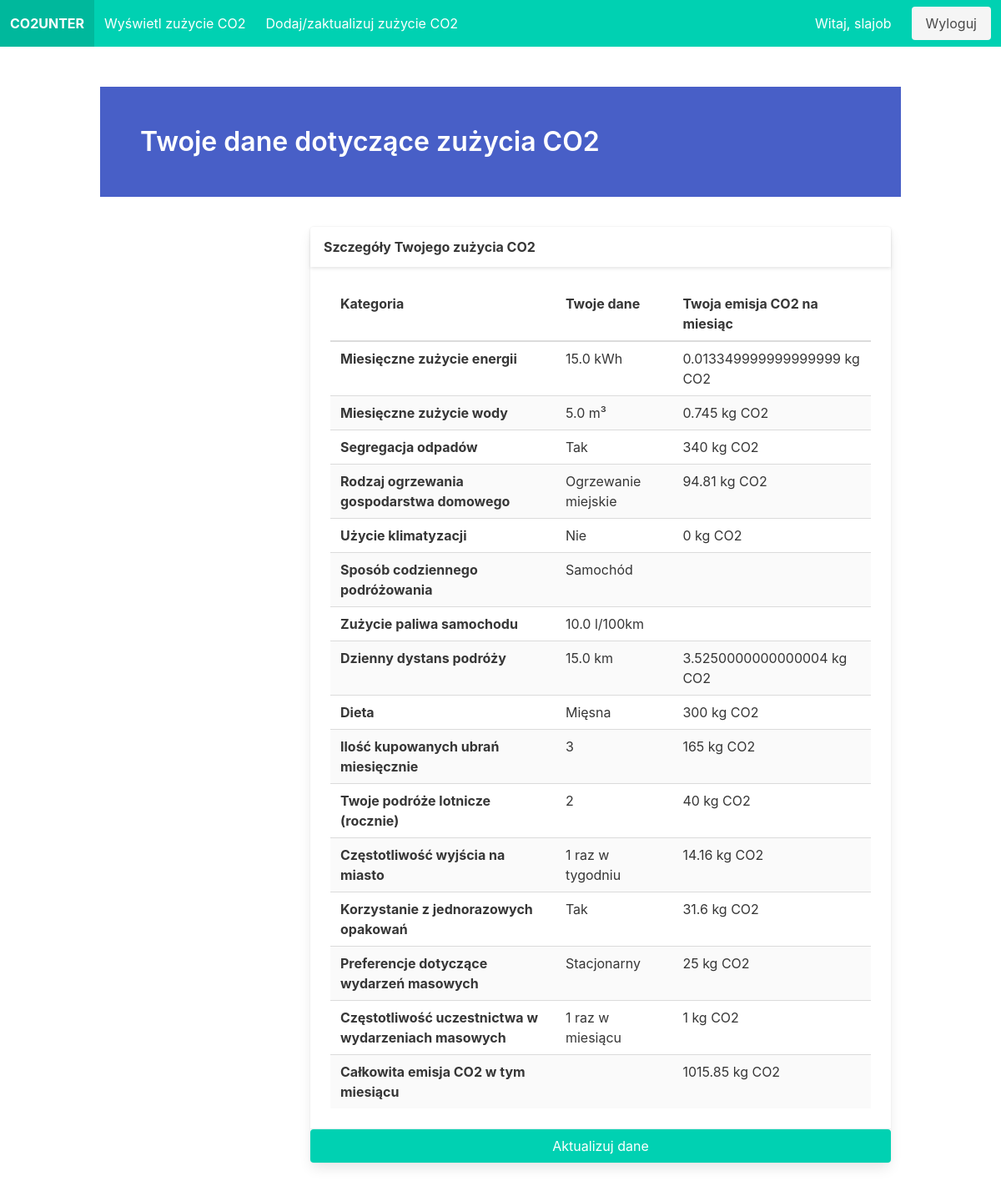
Screenshot of /view_co2_consumption/ (signed in) with the database file from the repository.
### counter/models.py (models this page shows, shortened)
class CO2Consumption(models.Model):
    HEATING_CHOICES = [
        ('coal', 'Piec na węgiel'),
        ('gas', 'Piec gazowy'),
        ('oil', 'Piec olejowy'),
        ('district', 'Ogrzewanie miejskie'),
    ]
    TRAVEL_CHOICES = [
        ('bus', 'Autobus'),
        ('car', 'Samochód'),
        ('tram', 'Tramwaj'),
        ('walk', 'Pieszo'),
        ('bike', 'Rower'),
    ]
    DIET_CHOICES = [
        ('vegetarian', 'Wegetariańska'),
        ('vegan', 'Wegańska'),
        ('meat', 'Mięsna'),
        ('mediterranean', 'Śródziemnomorska'),
    ]
    FREQUENCY_CHOICES = [
        ('1_per_week', '1 raz w tygodniu'),
        ('2_per_week', '2 razy w tygodniu'),
        ('1_per_2_weeks', '1 raz na dwa tygodnie'),
        ('1_per_month', '1 raz w miesiącu'),
        ('less_often', 'Rzadziej'),
    ]
    EVENT_PREFERENCE_CHOICES = [
        ('outdoor', 'Na świeżym powietrzu'),
        ('stationary', 'Stacjonarny'),
    ]
    user = models.OneToOneField(User, on_delete=models.CASCADE)
    energy_consumption = models.FloatField(
        help_text="Zużycie energii na miesiąc (kWh)",
        verbose_name="Zużycie energii"
    )
    water_consumption = models.FloatField(
        help_text="Zużycie wody na miesiąc (m³)",
        verbose_name="Zużycie wody"
    )
    waste_segregation = models.BooleanField(
        help_text="Czy segregujesz odpady?",
        verbose_name="Segregacja odpadów"
    )
    heating_method = models.CharField(
        max_length=10,
        choices=HEATING_CHOICES,
        verbose_name="Metoda ogrzewania"
    )
    air_conditioning = models.BooleanField(
        help_text="Czy używasz klimatyzacji?",
        verbose_name="Klimatyzacja"
    )
    car_fuel_consumption = models.FloatField(
        help_text="Zużycie paliwa na 100km (L)",
        verbose_name="Zużycie paliwa"
    )
    everyday_travel = models.CharField(
        max_length=10,
        choices=TRAVEL_CHOICES,
        verbose_name="Codzienna podróż"
    )
    daily_travel_distance = models.FloatField(
        help_text="Codzienna odległość podróży (km)",
        verbose_name="Dzienna odległość podróży"
    )
    diet = models.CharField(
        max_length=15,
        choices=DIET_CHOICES,
        verbose_name="Dieta"
    )
    clothes_factor = models.IntegerField(
        verbose_name="Ilość kupowanych ubrań na miesiąc"
    )
    air_travel_frequency = models.IntegerField(
        help_text="Ile razy w roku podróżujesz samolotem?",
        verbose_name="Częstotliwość podróży lotniczych (rocznie)"
    )
    going_out_frequency = models.CharField(
        max_length=15,
        choices=FREQUENCY_CHOICES,
        help_text="Jak często wychodzisz na miasto? (posiłek i 1/2 piwa)",
        verbose_name="Częstotliwość wyjścia na miasto"
    )
    disposable_packaging = models.BooleanField(
        help_text="Czy używasz jednorazowych opakowań?",
        verbose_name="Opakowania jednorazowe"
    )
    mass_event_preference = models.CharField(
        max_length=10,
        choices=EVENT_PREFERENCE_CHOICES,
        help_text="Czy preferujesz masowe wydarzenia na świeżym powietrzu czy stacjonarne?",
        verbose_name="Preferencje wydarzeń masowych"
    )
    mass_event_frequency = models.CharField(
        max_length=15,
        choices=FREQUENCY_CHOICES,
        help_text="Jak często chodzisz na masowe wydarzenia?",
        verbose_name="Częstotliwość uczestnictwa w wydarzeniach masowych"
    )
    created_at = models.DateTimeField(auto_now_add=True)
    updated_at = models.DateTimeField(auto_now=True)

### counter/views.py (the view)
# urls.py: path('view_co2_consumption/', views.view_co2_consumption, name='view_co2_consumption'),
@csrf_exempt
@login_required
def view_co2_consumption(request):
    try:
        consumption = CO2Consumption.objects.get(user=request.user)
        energy_co2 = energy_consumption(consumption.energy_consumption)
        water_co2 = water_consumption(consumption.water_consumption)
        waste_co2 = waste_consumption(consumption.waste_segregation)
        heating_co2 = house_heat_consumption(consumption.heating_method)
        air_conditioning_co2 = air_conditioning_consumption(consumption.air_conditioning)
        private_transport_co2 = (
                                            consumption.daily_travel_distance / 100 * consumption.car_fuel_consumption) * private_transport_consumption() if consumption.everyday_travel == 'car' else 0
        everyday_travel_co2 = every_day_transport_consumption(
            consumption.everyday_travel) * consumption.daily_travel_distance if consumption.everyday_travel != 'car' else 0
        diet_co2 = diet_consumption(consumption.diet)
        fashion_co2 = fashion_consumption(consumption.clothes_factor) * consumption.clothes_factor
        plane_travel_co2 = plane_travel_consumption(consumption.air_travel_frequency)
        go_out_co2 = go_out_consumption(consumption.going_out_frequency)
        disposable_packing_co2 = disposable_packing(consumption.disposable_packaging)
        mass_event_co2 = mass_events_consumption(consumption.mass_event_preference)
        mass_event_freq_co2 = mass_events_freq_consumption(consumption.mass_event_frequency)
        total_co2 = (energy_co2 + water_co2 + waste_co2 + heating_co2 + air_conditioning_co2 +
                     private_transport_co2 + everyday_travel_co2 + diet_co2 + fashion_co2 +
                     plane_travel_co2 + go_out_co2 + disposable_packing_co2 + mass_event_co2 +
                     mass_event_freq_co2)
    except CO2Consumption.DoesNotExist:
        consumption = None
        energy_co2 = water_co2 = waste_co2 = heating_co2 = air_conditioning_co2 = None
        private_transport_co2 = everyday_travel_co2 = diet_co2 = fashion_co2 = plane_travel_co2 = None
        go_out_co2 = disposable_packing_co2 = mass_event_co2 = mass_event_freq_co2 = None
        total_co2 = 0
    return render(request, 'counter/view_co2_consumption.html', {
        'consumption': consumption,
        'energy_co2': energy_co2,
        'water_co2': water_co2,
        'waste_co2': waste_co2,
        'heating_co2': heating_co2,
        'air_conditioning_co2': air_conditioning_co2,
        'private_transport_co2': private_transport_co2,
        'everyday_travel_co2': everyday_travel_co2,
        'diet_co2': diet_co2,
        'fashion_co2': fashion_co2,
        'plane_travel_co2': plane_travel_co2,
        'go_out_co2': go_out_co2,
        'disposable_packing_co2': disposable_packing_co2,
        'mass_event_co2': mass_event_co2,
        'mass_event_freq_co2': mass_event_freq_co2,
        'total_co2': np.round(total_co2, 2)
    })

### user_comsumption.py (called while the page is built)
def load_config(json_file="./green_data/consumption_constans.json"):
    with open(json_file, 'r') as file:
        config = json.load(file)
    return config

def energy_consumption(amount: float):
    return amount * load_config()['energy_factor']

def water_consumption(amount: float):
    return amount * load_config()['water_factor']

def waste_consumption(segregation: bool):
    if segregation:
        waste_co2_amount = load_config()['waste_co2']['segregation']
    else:
        waste_co2_amount = load_config()['waste_co2']['non_segregation']
    return waste_co2_amount

def house_heat_consumption(heat_type: str):
    return load_config()['heat_amount'].get(heat_type, 0)

def air_conditioning_consumption(air_conditioning: bool):
    if air_conditioning:
        return load_config()['air_conditioning']['enabled']
    else:
        return load_config()['air_conditioning']['disabled']

def private_transport_consumption():
    return load_config()['fuel_use_factor']

def diet_consumption(diet_type: str):
    return load_config()['diet_factors'].get(diet_type, 0)

def fashion_consumption(new_clothes_freq: str):
    return load_config()['clothes_factor']

def plane_travel_consumption(plane_trav_freq: float):
    return plane_trav_freq * load_config()['plane_travel_factor']

def go_out_consumption(go_out_freq: str):
    return load_config()['go_out_factors'].get(go_out_freq, 0)

def disposable_packing(disposable: bool):
    if disposable:
        return load_config()['disposable_packing']['enabled']
    else:
        return load_config()['disposable_packing']['disabled']

def mass_events_consumption(mass_event: str):
    return load_config()['mass_event_factors'].get(mass_event, 0)

def mass_events_freq_consumption(mass_event_freq: str):
    return load_config()['mass_event_freq_factors'].get(mass_event_freq, 0)

### counter/templates/counter/view_co2_consumption.html
{% extends 'counter/base.html' %}
{% block content %}
<section class="hero is-link">
  <div class="hero-body">
    <div class="container">
      <h1 class="title">Twoje dane dotyczące zużycia CO2</h1>
    </div>
  </div>
</section>
<div class="container mt-5">
  <div class="column is-three-quarters is-offset-one-quarter">
    {% if consumption %}
    <div class="card">
      <header class="card-header">
        <p class="card-header-title">
          Szczegóły Twojego zużycia CO2
        </p>
      </header>
      <div class="card-content">
        <div class="table-container">
          <table class="table is-fullwidth is-striped is-hoverable is-centered mx-auto">
            <thead>
              <tr>
                <th>Kategoria</th>
                <th>Twoje dane</th>
                <th>Twoja emisja CO2 na miesiąc</th>
              </tr>
            </thead>
            <tbody>
              <tr>
                <th>Miesięczne zużycie energii</th>
                <td>{{ consumption.energy_consumption }} kWh</td>
                <td>{{ energy_co2 }} kg CO2</td>
              </tr>
              <tr>
                <th>Miesięczne zużycie wody</th>
                <td>{{ consumption.water_consumption }} m³</td>
                <td>{{ water_co2 }} kg CO2</td>
              </tr>
              <tr>
                <th>Segregacja odpadów</th>
                <td>{% if consumption.waste_segregation %}Tak{% else %}Nie{% endif %}</td>
                <td>{{ waste_co2 }} kg CO2</td>
              </tr>
              <tr>
                <th>Rodzaj ogrzewania gospodarstwa domowego</th>
                <td>{{ consumption.get_heating_method_display }}</td>
                <td>{{ heating_co2 }} kg CO2</td>
              </tr>
              <tr>
                <th>Użycie klimatyzacji</th>
                <td>{% if consumption.air_conditioning %}Tak{% else %}Nie{% endif %}</td>
                <td>{{ air_conditioning_co2 }} kg CO2</td>
              </tr>
              <tr>
                <th>Sposób codziennego podróżowania</th>
                <td>{{ consumption.get_everyday_travel_display }}</td>
                <td></td>
              </tr>
              {% if consumption.get_everyday_travel_display == "Samochód" %}
              <tr>
                <th>Zużycie paliwa samochodu</th>
                <td>{{ consumption.car_fuel_consumption }} l/100km</td>
                <td></td>
              </tr>
              <tr>
                <th>Dzienny dystans podróży</th>
                <td>{{ consumption.daily_travel_distance }} km</td>
                <td>{{ private_transport_co2 }} kg CO2</td>
              </tr>
              {% else %}
              <tr>
                <th>Dzienny dystans podróży</th>
                <td>{{ consumption.daily_travel_distance }} km</td>
                <td>{{ everyday_travel_co2 }} kg CO2</td>
              </tr>
              {% endif %}
              <tr>
                <th>Dieta</th>
                <td>{{ consumption.get_diet_display }}</td>
                <td>{{ diet_co2 }} kg CO2</td>
              </tr>
              <tr>
                <th>Ilość kupowanych ubrań miesięcznie</th>
                <td>{{ consumption.clothes_factor }}</td>
                <td>{{ fashion_co2 }} kg CO2</td>
              </tr>
              <tr>
                <th>Twoje podróże lotnicze (rocznie)</th>
                <td>{{ consumption.air_travel_frequency }}</td>
                <td>{{ plane_travel_co2 }} kg CO2</td>
              </tr>
              <tr>
                <th>Częstotliwość wyjścia na miasto</th>
                <td>{{ consumption.get_going_out_frequency_display }}</td>
                <td>{{ go_out_co2 }} kg CO2</td>
              </tr>
              <tr>
                <th>Korzystanie z jednorazowych opakowań</th>
                <td>{% if consumption.disposable_packaging %}Tak{% else %}Nie{% endif %}</td>
                <td>{{ disposable_packing_co2 }} kg CO2</td>
              </tr>
              <tr>
                <th>Preferencje dotyczące wydarzeń masowych</th>
                <td>{{ consumption.get_mass_event_preference_display }}</td>
                <td>{{ mass_event_co2 }} kg CO2</td>
              </tr>
              <tr>
                <th>Częstotliwość uczestnictwa w wydarzeniach masowych</th>
                <td>{{ consumption.get_mass_event_frequency_display }}</td>
                <td>{{ mass_event_freq_co2 }} kg CO2</td>
              </tr>
              <tr>
                <th>Całkowita emisja CO2 w tym miesiącu</th>
                <td></td>
                <td>{{ total_co2 }} kg CO2</td>
              </tr>
            </tbody>
          </table>
        </div>
      </div>
      <footer class="card-footer">
        <a href="{% url 'add_co2_consumption' %}" class="button is-primary card-footer-item">Aktualizuj dane</a>
      </footer>
    </div>
    {% else %}
    <div class="notification is-warning">
      Nie dodałeś jeszcze żadnych danych dotyczących zużycia CO2.
    </div>
    <a href="{% url 'add_co2_consumption' %}" class="button is-primary">Dodaj dane</a>
    {% endif %}
  </div>
</div>
{% endblock %}

### counter/templates/counter/base.html (shortened to what this page needs)
<!DOCTYPE html>
<html lang="en">
<head>
    <link rel="stylesheet" href="https://cdn.jsdelivr.net/npm/bulma@0.9.4/css/bulma.min.css">
</head>
<body>
    <nav class="navbar is-primary" role="navigation" aria-label="main navigation">
        <div class="navbar-brand">
            <a class="navbar-item" href="{% url 'home' %}">
                <strong>CO2UNTER</strong>
            </a>
        </div>
        <div id="navbarBasicExample" class="navbar-menu">
            <div class="navbar-start">
                {% if user.is_authenticated %}
                    <a href="{% url 'view_co2_consumption' %}" class="navbar-item">
                        Wyświetl zużycie CO2
                    </a>
                    <a href="{% url 'add_co2_consumption' %}" class="navbar-item">
                        Dodaj/zaktualizuj zużycie CO2
                    </a>
                {% endif %}
            </div>
            <div class="navbar-end">
                {% if user.is_authenticated %}
                    <div class="navbar-item">
                        Witaj, {{ user.username }}
                    </div>
                    <div class="navbar-item">
                        <a href="{% url 'logout' %}" class="button is-light">
                            Wyloguj
                        </a>
                    </div>
                {% endif %}
            </div>
        </div>
    </nav>
    <section class="section">
        <div class="container">
            {% block content %}{% endblock %}
        </div>
    </section>
</body>
</html>

### rows the page displays
CO2Consumption: energy_consumption "15.0", water_consumption "5.0", heating_method "Ogrzewanie miejskie", everyday_travel "Samochód", car_fuel_consumption "10.0", daily_travel_distance "15.0", diet "Mięsna", clothes_factor "3", air_travel_frequency "2", going_out_frequency "1 raz w tygodniu", mass_event_preference "Stacjonarny", mass_event_frequency "1 raz w miesiącu"

### other values shown
{{ user.username }} "slajob"
{{ energy_co2 }} "0.013349999999999999"
{{ water_co2 }} "0.745"
{{ waste_co2 }} "340"
{{ heating_co2 }} "94.81"
{{ air_conditioning_co2 }} "0"
{{ private_transport_co2 }} "3.5250000000000004"
{{ diet_co2 }} "300"
{{ fashion_co2 }} "165"
{{ plane_travel_co2 }} "40"
{{ go_out_co2 }} "14.16"
{{ disposable_packing_co2 }} "31.6"
{{ mass_event_co2 }} "25"
{{ mass_event_freq_co2 }} "1"
{{ total_co2 }} "1015.85"
